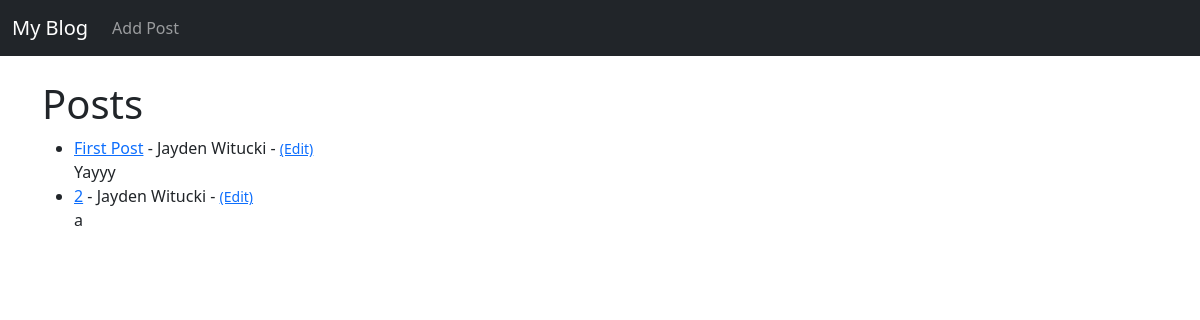
The app's page /, older data.
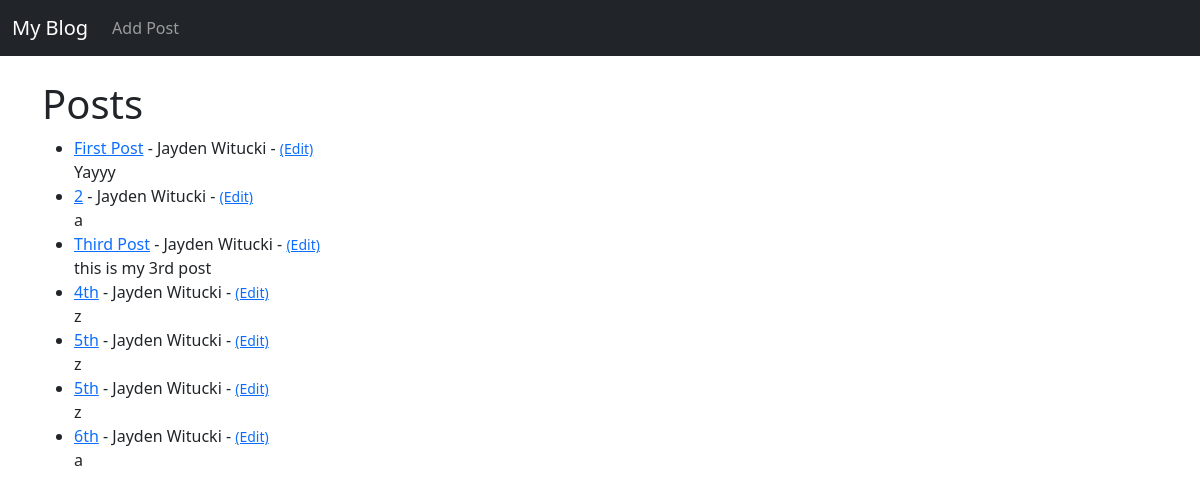
The same page, newer data.
### blog2/models.py (models this page shows, shortened)
class Post(models.Model):
    title = models.CharField(max_length = 255)
    title_tag = models.CharField(max_length = 255)
    author = models.ForeignKey(User, on_delete= models.CASCADE)
    body = models.TextField()

### blog2/views.py (the view)
# urls.py: path('', HomeView.as_view(), name= "home"),
class HomeView(ListView):
    model = Post
    template_name = 'home.html'

### blog2/templates/home.html
{% extends 'base.html' %}
{% block content %}
<h1>Posts</h1>
<ul>
{% for post in object_list %}
    <li><a href="{% url 'article-detail' post.pk %}">
        {{ post.title }}</a> - {{ post.author.first_name }}
        {{ post.author.last_name }} - <small> <a href="{% url 'update_post' post.pk %}"> (Edit) </a> </small><br/>
    {{ post.body }}</li>
{% endfor %}
</ul>
{% endblock %}

### blog2/templates/base.html (shortened to what this page needs)
<!doctype html>
<html lang="en">
  <head>
    <link href="https://cdn.jsdelivr.net/npm/bootstrap@5.3.3/dist/css/bootstrap.min.css" rel="stylesheet">
</head>
  <body>
    <nav class="navbar navbar-expand-lg navbar-dark bg-dark">
        <div class="container-fluid">
          <a class="navbar-brand" href="{% url 'home' %}">My Blog</a>
          <div class="collapse navbar-collapse" id="navbarSupportedContent">
            <ul class="navbar-nav me-auto mb-2 mb-lg-0">
              <li class="nav-item">
                <a class="nav-link" href="{% url 'add_post'%}">Add Post</a>
              </li>
            </ul>
          </div>
        </div>
      </nav>
    <br/>
    <div class="container">
        {% block content %}
        {% endblock %}
    </div>
  </body>
</html>

Row changes from the older to the newer data that the page shows:
added Post: title "Third Post", author.first_name "Jayden", author.last_name "Witucki", body "this is my 3rd post"
added Post: title "4th", author.first_name "Jayden", author.last_name "Witucki", body "z"
added Post: title "5th", author.first_name "Jayden", author.last_name "Witucki", body "z"
added Post: title "5th", author.first_name "Jayden", author.last_name "Witucki", body "z"
added Post: title "6th", author.first_name "Jayden", author.last_name "Witucki", body "a"
